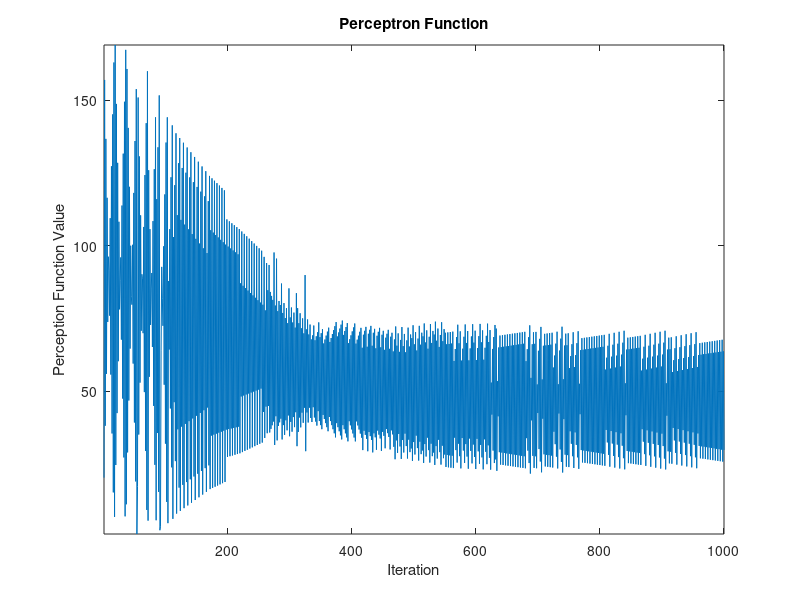
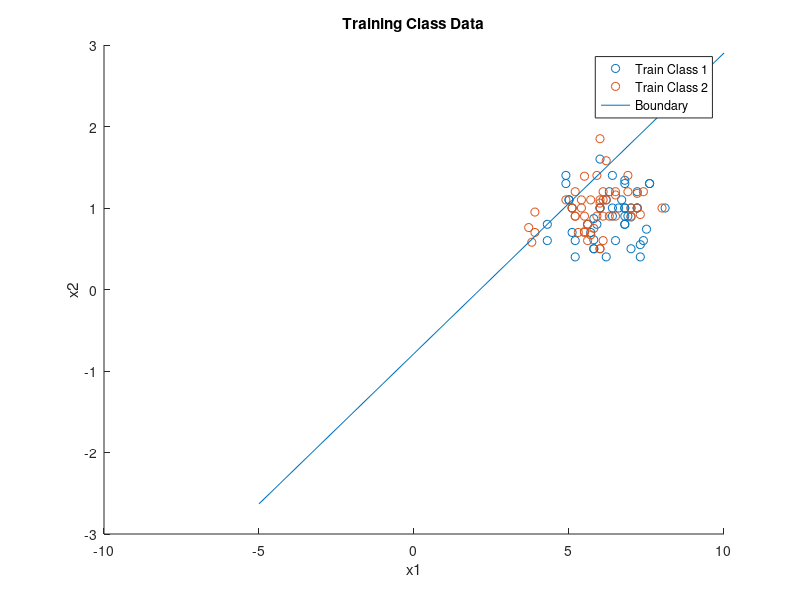

Recreate these plots in MATLAB, in order.
%%%%%%%%%%%%%%%%%%%%%%%%%%%%%%%%%%%%%%%%%%%%%%%%%%%%%%%%%%%%%%%%%%%%%%%%%%%%%%%%%%%%%%%%%%
% BME777: LAB 2: Linear Discriminant Functions.
% Acknowledgement: We thankfully acknowledge UCI Machine Learning Repository for the 
% dataset used in this lab exercise.
% Indian Liver Patient Dataset.
% Link: https://archive.ics.uci.edu/ml/datasets/ILPD+%28Indian+Liver+Patient+Dataset%29#

% Class1: Liver patient. Class2: non Liver patient.
% DataLab2_1: Features: TP Total Proteins and ALB Albumin with modification for problem simplification. 
% Features 8-9. 
% DataLab2_2: Features: TP Total Proteins and A/G Ratio	Albumin and
% Globulin Ratio. Features 8-10.
% 50 samples were extracted for each class.

%%%%%%%%%%%%%%%%%%%%%%%%%%%%%%%%%%%%%%%%%%%%%%%%%%%%%%%%%%%%%%%%%%%%%%%%%%%%%%%%%%%%%%%%%%
% Inputs:
% 1. Data: 100x3 dataset. The first column contains the feature x1, the second
% column contains the feature x2. The class labels are given in the third
% column.
% 2. ClassSplit: Threshold where classes are divided. See the third
% column of the Data to choose the correct threshold.
% 3. DataSplitRate: Threhold to split the data in each class into training and testing data.
% For e.g., DataSplitRate = 0.4 ==> 40% data of class 1,2 is for training.
% 60% of the data is for testing.
% 4. InitialParameterSet: Initial values of the set of parameters. For
% e.g., InitialParameterSet = [0 0 1].
% 5. LearningRate: Learning rate when updating the algorithm.
% 5. Theta: The expected cost that the optimized parameter set may give.
% 6. MaxNoOfIteration: the maximum number of iterations the algorithm may run.
%
% Output:
% 1: TrainedParameterSet: The set of optimized parameters.
% 2: NoOfIteration: The number of iteration when the algorithm converges.
%%%%%%%%%%%%%%%%%%%%%%%%%%%%%%%%%%%%%%%%%%%%%%%%%%%%%%%%%%%%%%%%%%%%%%%%%%%%%%%%%%%%%%%%%%
% Example of use:
% load DataLab2_1.mat
% Data = DataLab2_1;
% ClassSplit = 50;
% DataSplitRate = 0.4;
% InitialParameterSet = [0 0 1];
% LearningRate = 0.01;
% Theta = 0;
% MaxNoOfIteration = 300;
% [OptimizedParameterSet,NoOfIteration] = ...
% lab2(Data,ClassSplit,DataSplitRate, ... 
% InitialParameterSet,LearningRate,Theta,MaxNoOfIteration);
%%%%%%%%%%%%%%%%%%%%%%%%%%%%%%%%%%%%%%%%%%%%%%%%%%%%%%%%%%%%%%%%%%%%%%%%%%%%%%%%%%%%%%%%%%

close all;
clear;


load DataLab2_2.mat;
Data = DataLab2_2;
ClassSplit = 50;
DataSplitRate = 0.4;
InitialParameterSet = [0 0 1];
LearningRate = 0.01;
Theta = 0;
MaxNoOfIteration = 1000;
% [OptimizedParameterSet,NoOfIteration] = lab2(Data,ClassSplit,DataSplitRate, InitialParameterSet,LearningRate,Theta,MaxNoOfIteration);


% function [TrainedParameterSet,NoOfIteration] =lab2(Data,ClassSplit,DataSplitRate,InitialParameterSet,LearningRate,Theta,MaxNoOfIteration)



[Len,~] = size(Data);

% Split the data into two classes based on ClassSplit. 
Class1 =Data (1:ClassSplit,:);
Class2 =Data (ClassSplit+1:end,:);

% Calculate the number of training samples.
Train_Num1 =(ClassSplit)*DataSplitRate; %training sample of class 1
Train_Num2 =(ClassSplit)*(DataSplitRate); %training sample of class 2

% Split the data in class 1 into training and testing sets. 

for i =1:(Train_Num1)
    Train_Class1 (i,:)= Class1(i,:);
end

z=1;
for i =(Train_Num1+1):numel(Class1(:,1))
    Test_Class1 (z,:)= Class1(i,:);
    z=z+1;
end



% Split the data in class 2 into training and testing sets.

for i =1:(Train_Num2)
    Train_Class2 (i,:)= Class2(i,:);
    
    %This is done so that the label values become 1
    if Train_Class2(i,3) == 2
        Train_Class2 (i,3) = 1;
    end
    
end

z=1;
for i =(Train_Num2+1):numel(Class2(:,1))
    Test_Class2 (z,:)= Class2(i,:);
    
%     %This is done so that the label values become 1
%     if Test_Class2(z,3) == 2
%         Test_Class2 (z,3) = 1;
%     end
    
    z=z+1;
end


% Test_Class2=-Test_Class2;
Train_Class2=-Train_Class2;

% Prepare the training data including all training samples of classs 1 and
% 2.
Train_Data = zeros(Train_Num1 + Train_Num2,3);
Train_Data(1:Train_Num1,1) = 1; 
Train_Data(Train_Num1+1:Train_Num1+Train_Num2,1) = -1;
Train_Data(1:Train_Num1,2:3) = Train_Class1(:,1:2);
Train_Data(Train_Num1+1:Train_Num1 + Train_Num2,2:3)= Train_Class2(:,1:2);



% Prepare the test data including all test samples of class 1 and
% 2.
if((Train_Num1+Train_Num2)~=(length(Class1)+length(Class2)))
	Test_Data(1:length(Test_Class1) + length(Test_Class2),1) = 1;
	Temp = [Test_Class1(:,1:2); Test_Class2(:,1:2)];
	Test_Data(:,2:3) =Temp;
end



% Implement basic gradient algorithm.
OptParams = InitialParameterSet; %a=initialParameterSet=[0 0 1]
PerceptronFunction = zeros(MaxNoOfIteration,1); %MaxNoOfIteration=300
Criterion = 1;
NoOfIteration = 1;

while ((Criterion>Theta)) %interface theta=0, so while(1>0)
    GradientOfCost = zeros(1,3); %placeholder
    
    % Update the PerceptronFunction and The GradientOfCost.
    for i=1:(Train_Num1 + Train_Num2)    
        % Use the current OptParams and the ith train data to predict the class.
        PredictedValue = (OptParams) *  transpose(Train_Data(i,:)); 
        
        if (PredictedValue <= 0)
            GradientOfCost = GradientOfCost - Train_Data(i,:);
            %Summing of the misclassified 
            %gradient Jp = sum (-y)
            
            PerceptronFunction(NoOfIteration) = -PredictedValue+ PerceptronFunction(NoOfIteration);

            %Represents the jp(a) = sum (-a^t * y);
            %y represents GradientOfCost or Train_Data(i,:)
            
        end
    end
    
    % Update the optimized parameters.
    OptParams = OptParams - LearningRate*GradientOfCost; %a(k+1)=a(k)+miu(k)*gradient
    
    % Update the value of the criterion to stop the algorithm.
    % |n(k)*gradient| < threshold
   
    
    Criterion=norm(GradientOfCost*LearningRate);
    
    
%     norm(GradientOfCost*LearningRate)
   
    
    % Break the algorithm when the NoOfIteration = MaxNoOfIteration.
    if(NoOfIteration == MaxNoOfIteration)
        break;
    end
    NoOfIteration = NoOfIteration + 1;

end


% Plot data of class 1, class 2 and the estimated boundary.

% Plot the values of the perceptron function.
%%%%
%%%%
%%%%
%%%%
figure;
plot(PerceptronFunction);
title('Perceptron Function'); 
axis('tight');
ylabel('Perception Function Value');xlabel('Iteration');

% Plot the values Feature space
%%%%
%%%%
%%%%
%%%%
figure;
scatter (Class1(:,1),Class1(:,2)); %class 1 
hold on;
scatter (Class2(:,1),Class2(:,2)); %class 2
hold on;

% %%%
% figure;
% scatter (Test_Class1(:,1),Test_Class1(:,2)); %class 1 
% hold on;
% scatter (Test_Class2(:,1),Test_Class2(:,2)); %class 2
% hold on;

% w0 w1 w2
% x0+x1+x2
% x2 = -(x0+x1)
z = @(x) (OptParams(1) + OptParams(2) * x)/ -OptParams(3) ;
values = -5:10;
plot (values,z(values))
title('Training Class Data')
legend('Train Class 1', 'Train Class 2', 'Boundary');
ylabel('x2');xlabel('x1');



% Calculate the classification accuracy of the predictions on the test data.

%NoOfAccuracy is used to count the number of -ve 
NoOfAccuracy = 0;

%a*y using the optimzed opt params
test = OptParams* transpose(Test_Data);

%Holder is used to count the number of +ve classifications
holder=0;

if((Train_Num1+Train_Num2)~=(length(Class1)+length(Class2)))
	for j=1:(length(Test_Data)/2)
        
        %used to check and count the number of times -ve and +ve values
        %come from the jp = a*y (perceptron function)
        if test(j) >=0
            NoOfAccuracy = NoOfAccuracy+1;
        end
        
    end
    for j=(length(Test_Data)/2)+1:length(Test_Data);
        
        %used to check and count the number of times -ve and +ve values
        %come from the jp = a*y (perceptron function)
        if test(j) <=0
            NoOfAccuracy = NoOfAccuracy+1;
        end
        
    end
    
    
end
	
%Very unorthodox
%abs((holder - NoOfAccuracy)/2)/length(Test_Data) 
%this represents the abs(+ve count - the -ve count)/2
%this is done to find the number of WRONG classifications
%e.g you know the perceptron is suppose to have 50% +ve and 50% -ve, yet
%you have 36 right and 24 wrong. that means you have an error of 6


ClassificationAccuracy = NoOfAccuracy/length(Test_Data);

% NoOfIteration

TrainedParameterSet = OptParams

% end



